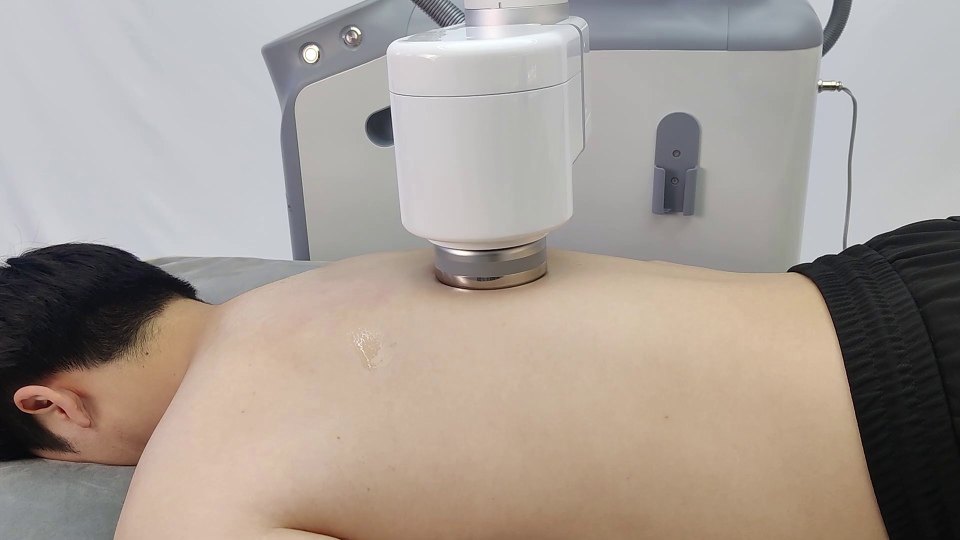
#> input picture docs/handoffs/real-scene-2026-09-06/input/S05.png, 1920 x 1080 px (shown at 1/2 size)
$ python make_mask.py
#> lines starting #> are read from the running program, lines starting #| are printed output that depends on the picture; after the words box and inside, x2 and y2 are one past the last pixel; in counts of white or black regions, pixels touching at a corner belong together
import pathlib,json
from PIL import Image,ImageDraw
r=pathlib.Path(__file__).resolve().parent
p=[[0,580],[80,515],[180,490],[280,515],[350,565],[405,603],[450,625],[530,598],[650,560],[780,525],[855,508],[870,548],[920,570],[1000,580],[1080,563],[1100,510],[1180,500],[1350,515],[1520,534],[1615,545],[1710,510],[1810,455],[1920,430],[1920,1080],[230,1080],[255,970],[275,915],[200,915],[100,930],[0,920]]
im=Image.open(r.parent/'input/S05.png').convert('RGB')
#> im is the input picture: PIL image 1920x1080 RGB; mean R, G, B 165.8, 156, 148.3
m=Image.new('L',im.size);ImageDraw.Draw(m).polygon([tuple(x) for x in p],fill=255);m.save(r/'person_mask.png')
#> after `m = Image.new('L', im.size)`: m: PIL image 1920x1080 L; every value is 0
#> after `ImageDraw.Draw(m).polygon([tuple(x) for x in p], fill=255)`:
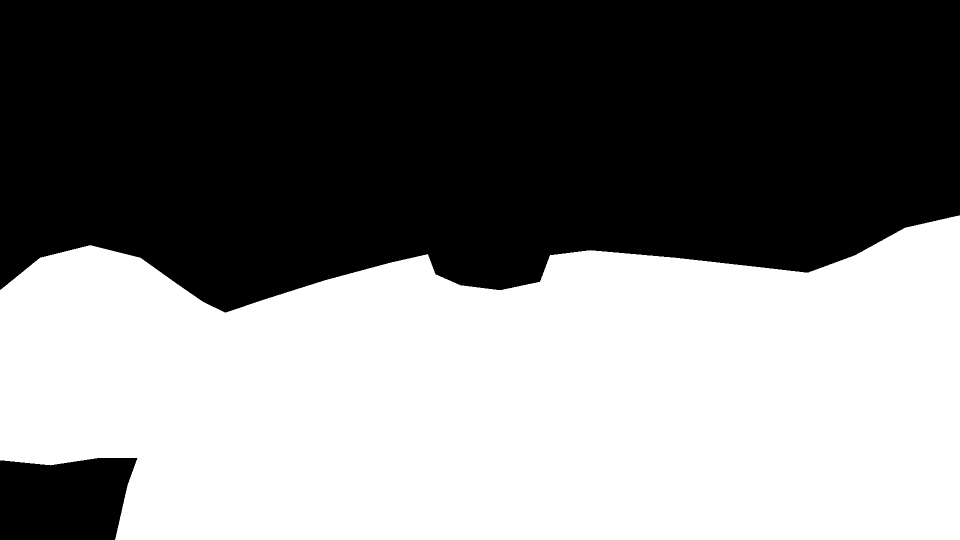
#> m: PIL image 1920x1080 L (shown at 1/2 size); 48.8% white; 1 white region, box (x1, y1, x2, y2) and area: (0, 431, 1920, 1080) 1011591
color=Image.new('RGB',im.size,(0,210,110));blend=Image.blend(im,color,.3)
#> after `color = Image.new('RGB', im.size, (0, 210, 110))`:
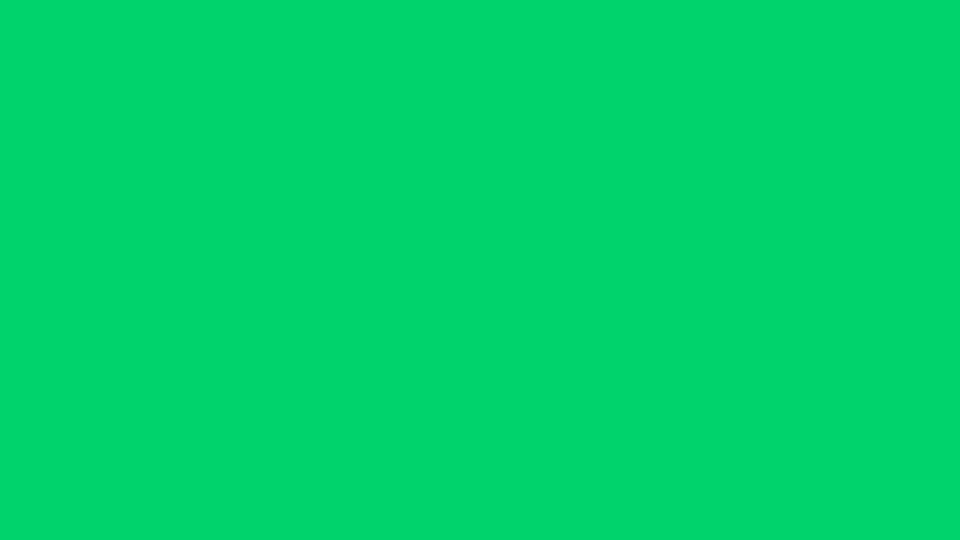
#> color: PIL image 1920x1080 RGB (shown at 1/2 size); mean R, G, B 0, 210, 110
#> after `blend = Image.blend(im, color, 0.3)`:
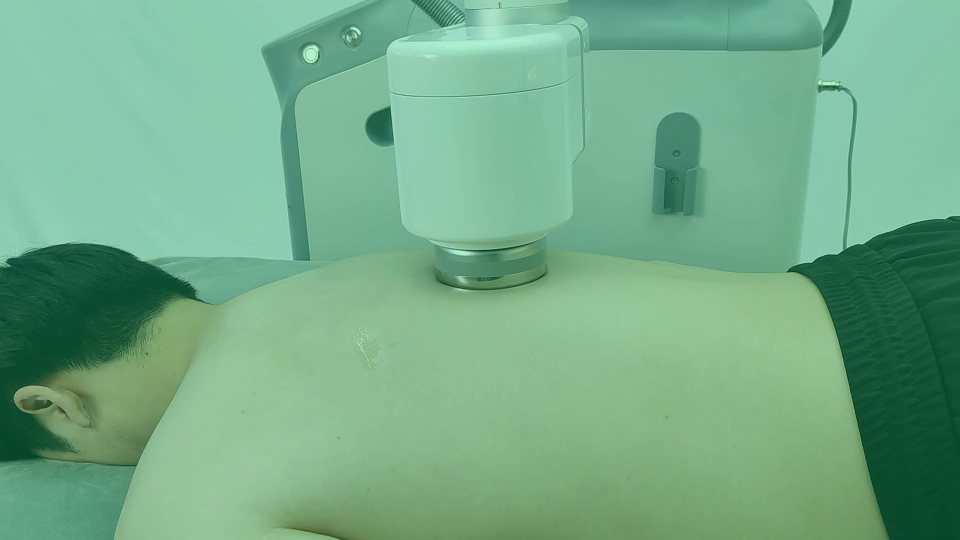
#> blend: PIL image 1920x1080 RGB (shown at 1/2 size); mean R, G, B 115.6, 171.8, 136.3
im.paste(blend,mask=m);im.save(r/'mask_preview.jpg',quality=94)
#> after `im.paste(blend, mask=m)`:
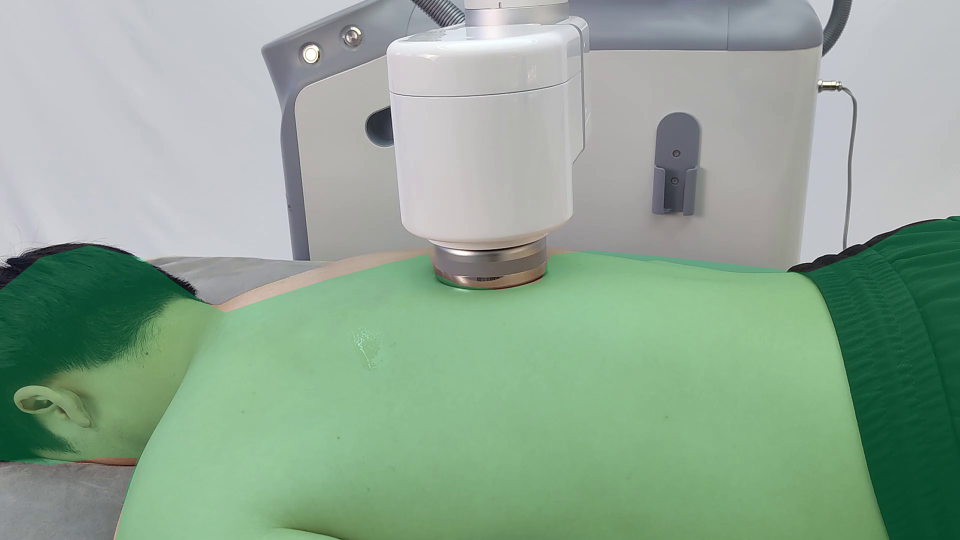
#> im: PIL image 1920x1080 RGB (shown at 1/2 size); mean R, G, B 142.7, 166.7, 146.9
(r/'mask_provenance.json').write_text(json.dumps(dict(source='assistant hand-traced original image, no model outline used',type='approximate visible person, includes hair and clothing, excludes foreground contact head',polygon=p,not_ground_truth=True,limitations='draft boundary; not a bare-back mask; prior contour references overlap this mask and are not independent evaluation'),indent=2)+'\n','utf-8')

$ run again, with docs/handoffs/real-scene-2026-09-06/input/S03.png copied over docs/handoffs/real-scene-2026-09-06/input/S05.png
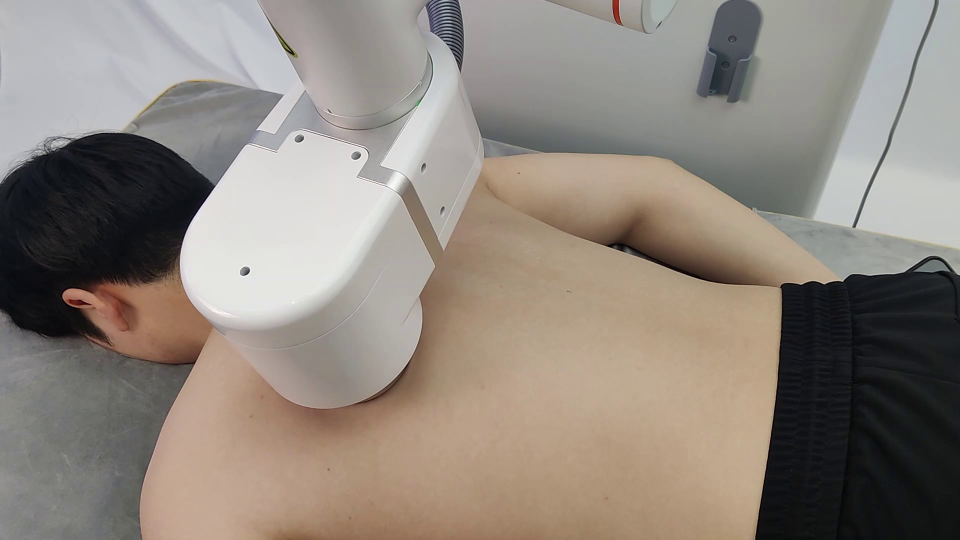
#> input picture docs/handoffs/real-scene-2026-09-06/input/S03.png, 1920 x 1080 px (shown at 1/2 size)
#> im is the input picture: PIL image 1920x1080 RGB; mean R, G, B 143.3, 134.3, 125.7
#> m: PIL image 1920x1080 L; every value is 0
#> m: PIL image 1920x1080 L; 48.8% white; 1 white region, box (x1, y1, x2, y2) and area: (0, 431, 1920, 1080) 1011591
#> `blend = Image.blend(im, color, 0.3)`:
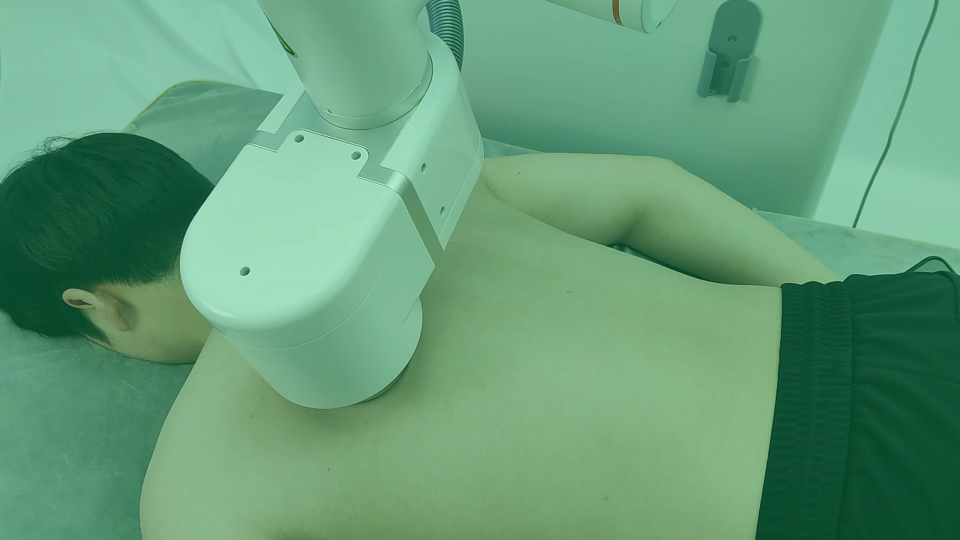
#> blend: PIL image 1920x1080 RGB (shown at 1/2 size); mean R, G, B 99.9, 156.5, 120.5
#> `im.paste(blend, mask=m)`:
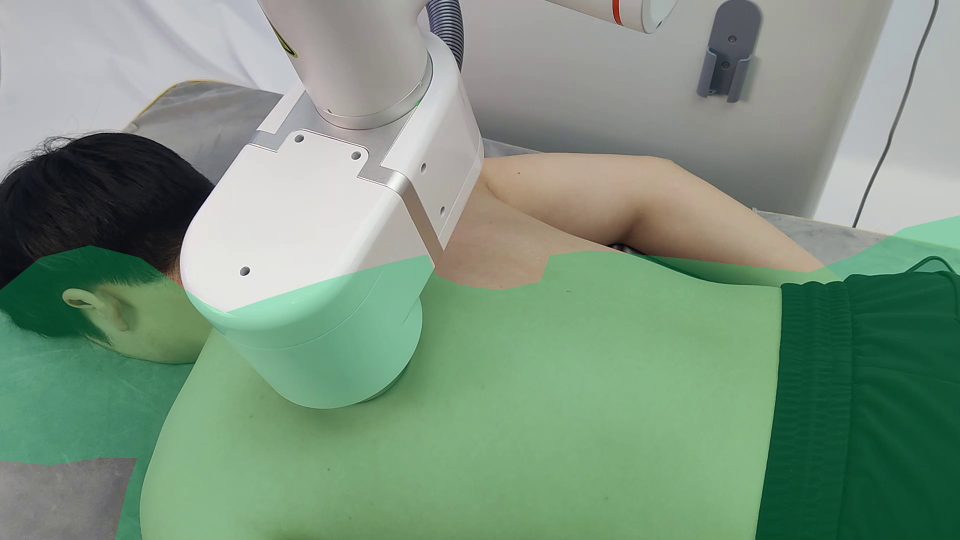
#> im: PIL image 1920x1080 RGB (shown at 1/2 size); mean R, G, B 123.6, 147.7, 126.5

$ run again, with docs/handoffs/real-scene-2026-09-06/input/S04.png copied over docs/handoffs/real-scene-2026-09-06/input/S05.png
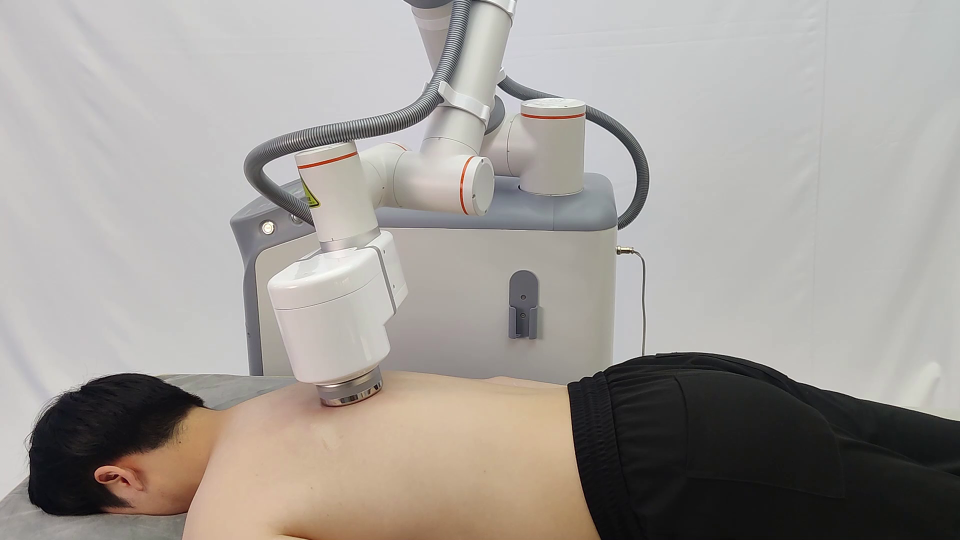
#> input picture docs/handoffs/real-scene-2026-09-06/input/S04.png, 1920 x 1080 px (shown at 1/2 size)
#> im is the input picture: PIL image 1920x1080 RGB; mean R, G, B 162.7, 157.8, 152.9
#> m: PIL image 1920x1080 L; every value is 0
#> m: PIL image 1920x1080 L; 48.8% white; 1 white region, box (x1, y1, x2, y2) and area: (0, 431, 1920, 1080) 1011591
#> `blend = Image.blend(im, color, 0.3)`:
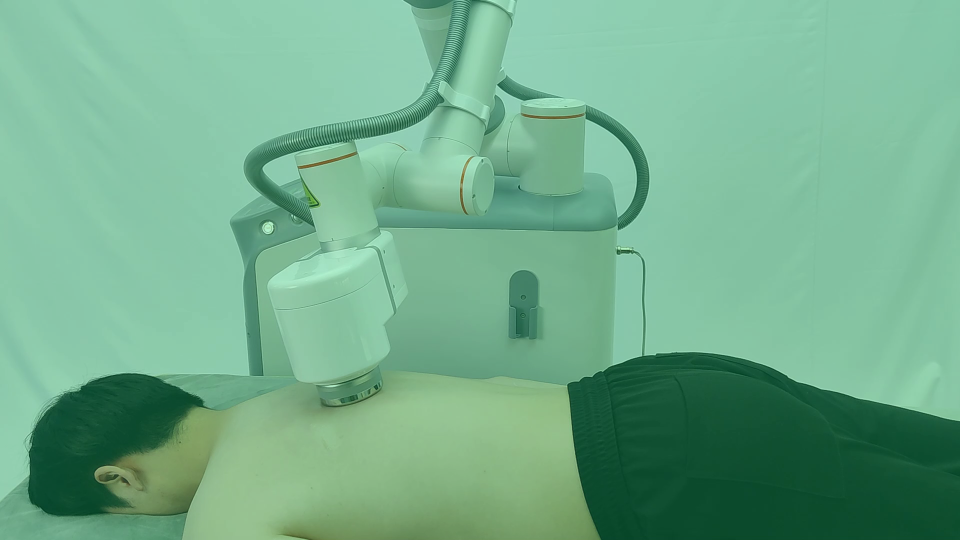
#> blend: PIL image 1920x1080 RGB (shown at 1/2 size); mean R, G, B 113.4, 173, 139.6
#> `im.paste(blend, mask=m)`:
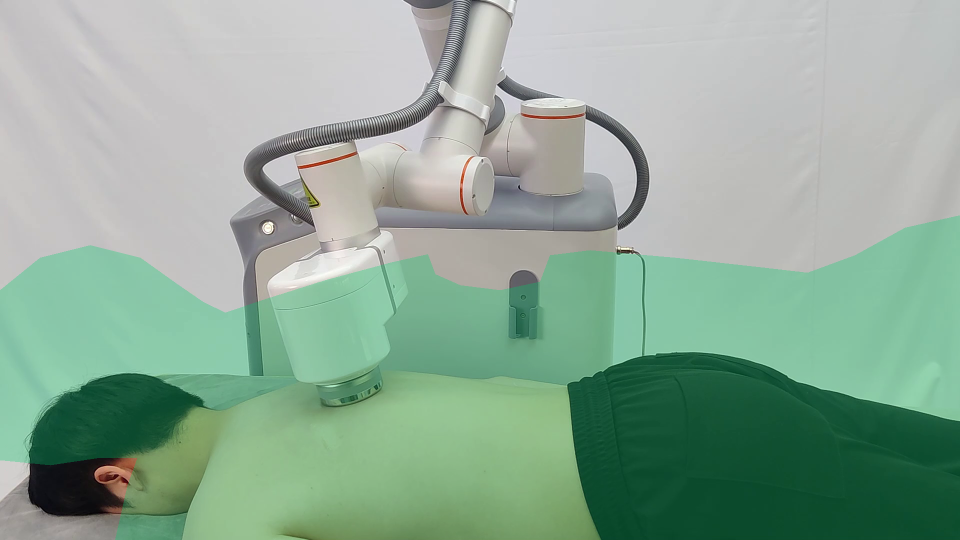
#> im: PIL image 1920x1080 RGB (shown at 1/2 size); mean R, G, B 142, 169.1, 150.9

$ run again, with docs/handoffs/real-scene-2026-09-06/input/S07.png copied over docs/handoffs/real-scene-2026-09-06/input/S05.png
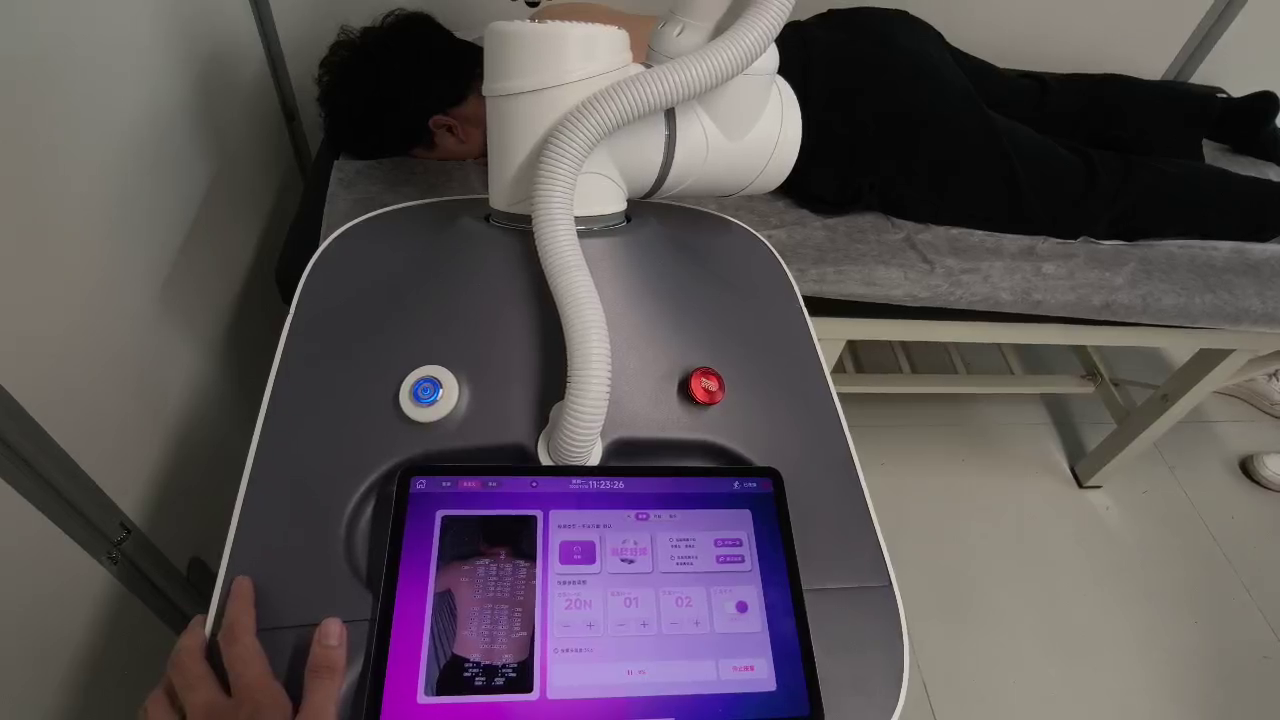
#> input picture docs/handoffs/real-scene-2026-09-06/input/S07.png, 1280 x 720 px
#> im is the input picture: PIL image 1280x720 RGB; mean R, G, B 89.1, 81, 86
#> m: PIL image 1280x720 L; every value is 0
#> `ImageDraw.Draw(m).polygon([tuple(x) for x in p], fill=255)`:
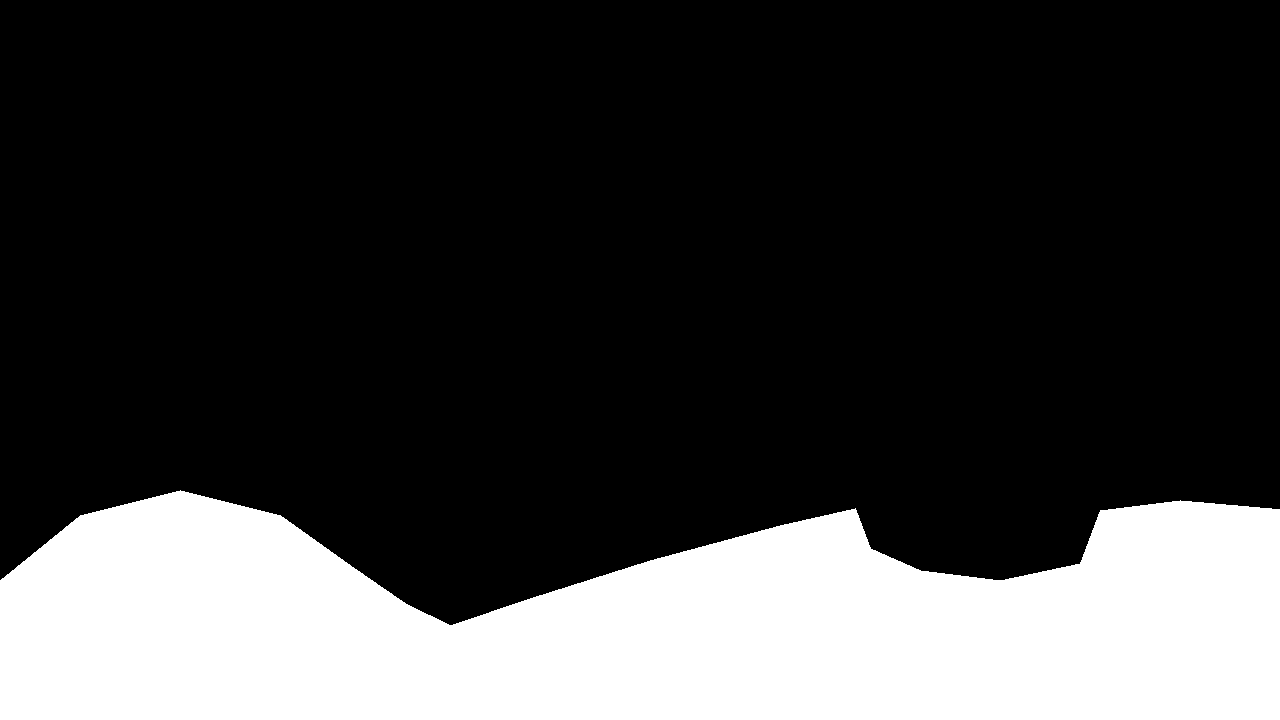
#> m: PIL image 1280x720 L; 24.1% white; 1 white region, box (x1, y1, x2, y2) and area: (0, 490, 1280, 720) 222498
#> `im.paste(blend, mask=m)`:
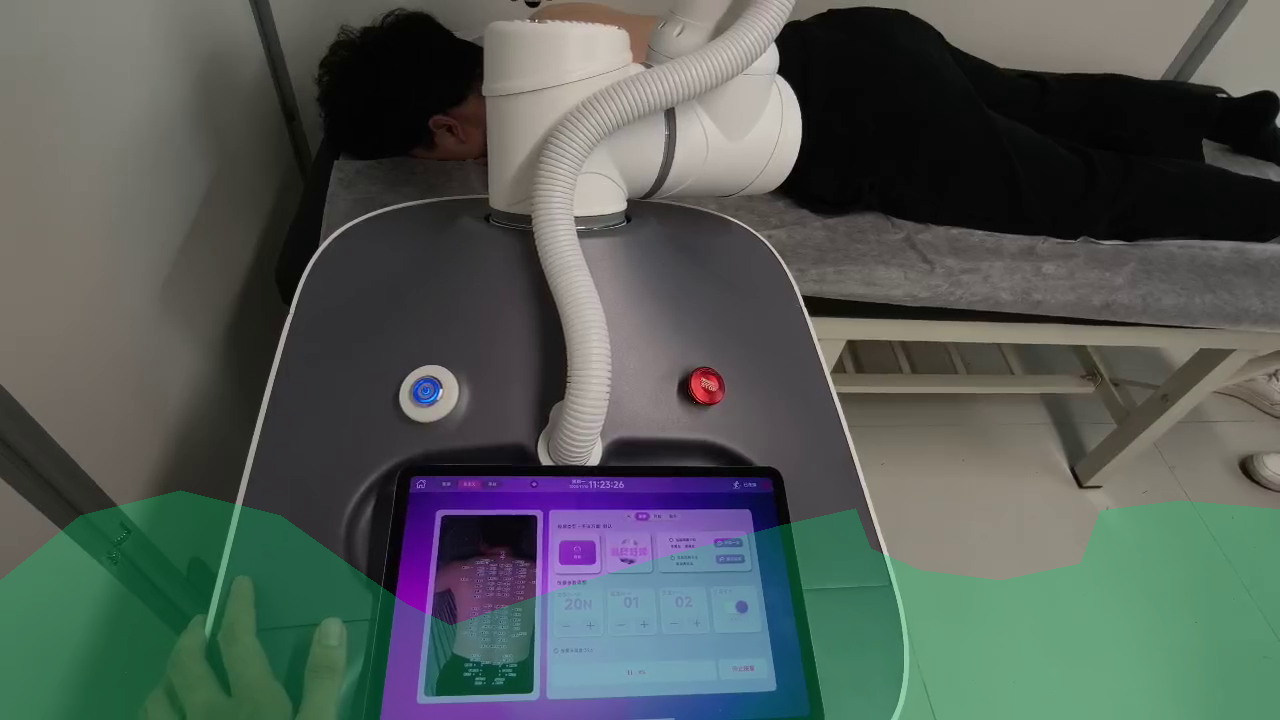
#> im: PIL image 1280x720 RGB; mean R, G, B 81.5, 89.8, 86.2
